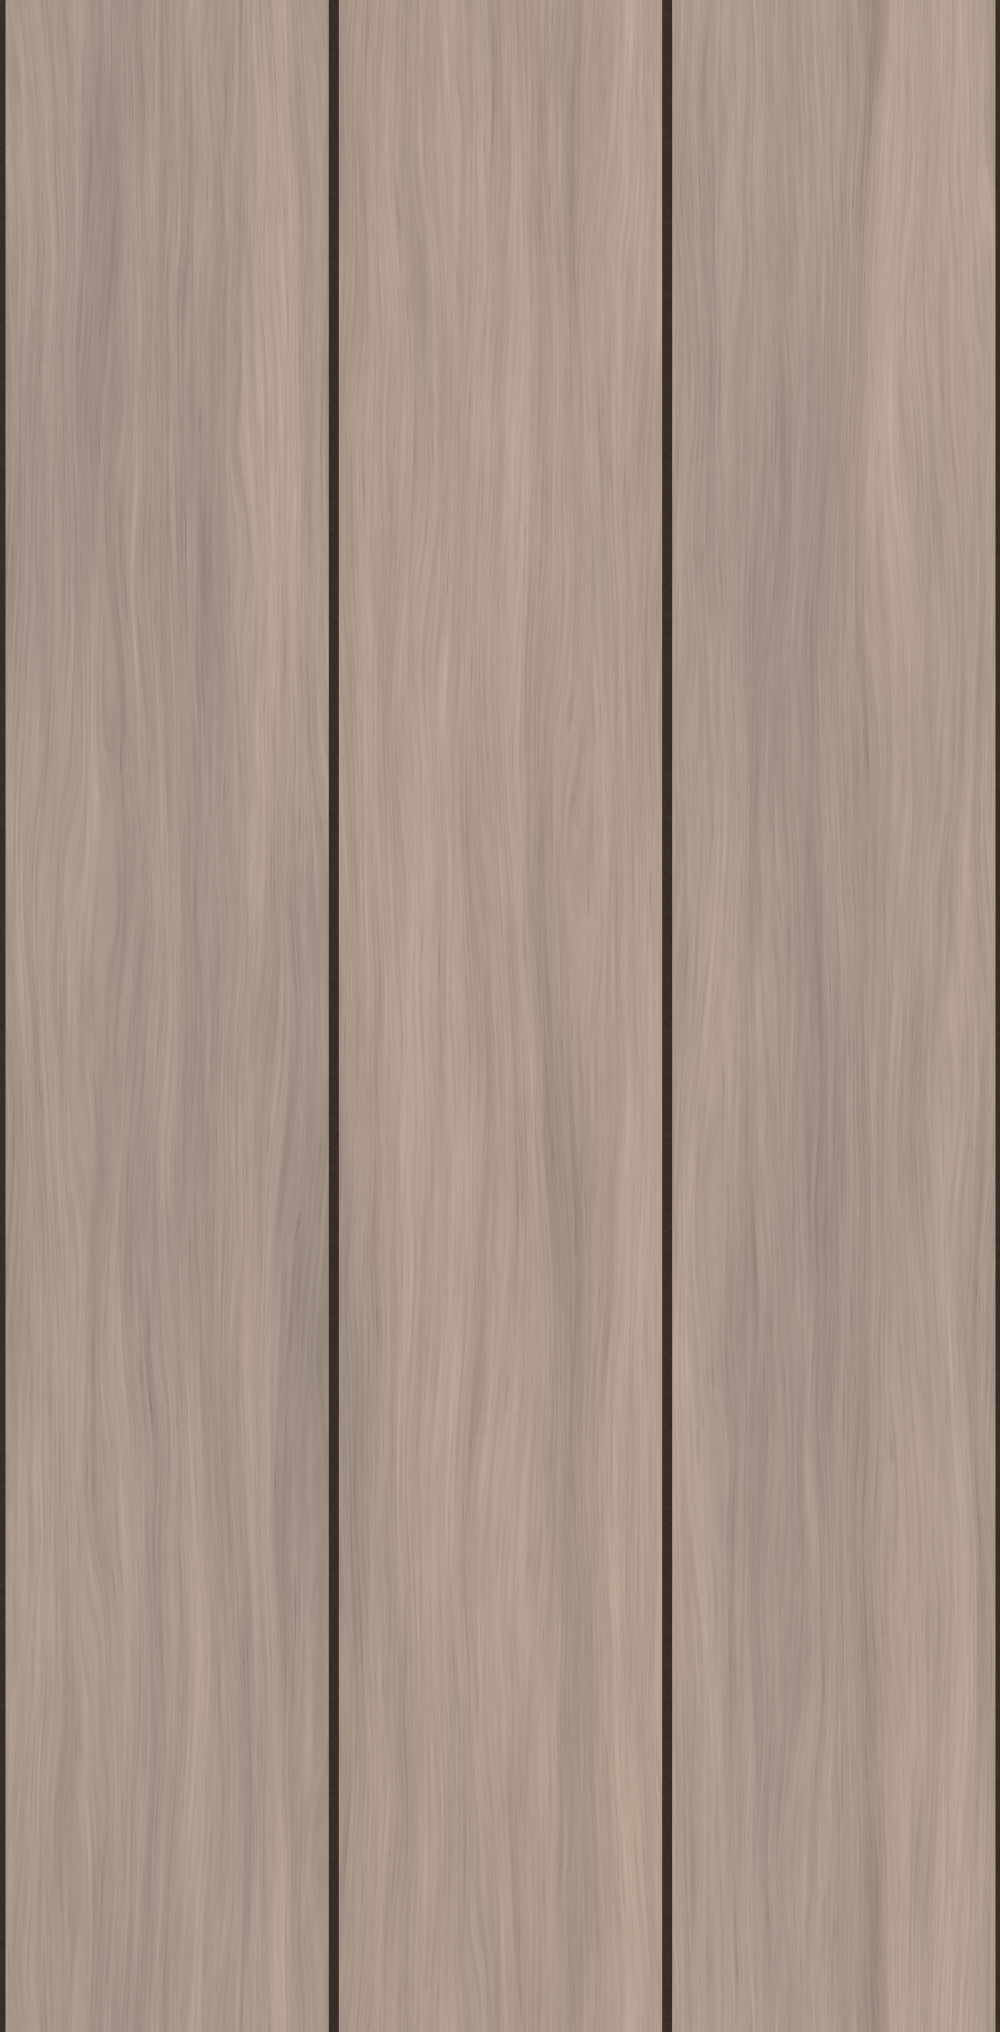

Python code for this plot:
import json
from pathlib import Path

import numpy as np
from PIL import Image
from scipy.ndimage import gaussian_filter, map_coordinates


ROOT = Path(__file__).resolve().parent
W, H = 1000, 2032
WIDTH_MM, HEIGHT_MM = 300.0, 609.6
rng = np.random.default_rng(31827)
y, x = np.mgrid[:H, :W].astype(float)


def noise(sx, sy):
    field = gaussian_filter(rng.standard_normal((H, W)), (sy, sx), mode='wrap')
    return field / max(field.std(), 1e-8)


# All stochastic fields use periodic boundaries, including the grain warp.
warp = 6.0 * noise(22, 150) + 1.4 * noise(7, 45)
coords = np.array([y, (x + warp) % W])


def grain(sx, sy):
    return map_coordinates(noise(sx, sy), coords, order=1, mode='grid-wrap')


broad = grain(18, 210)
ribbons = grain(4.8, 150)
fibers = grain(0.65, 32)
fine = grain(0.35, 5)
pores = np.clip(-grain(0.48, 13) - 1.05, 0, 2.8)
pores *= np.clip(noise(5, 25) * 0.3 + 0.65, 0.1, 1)
variation = 3.2 * broad + 3.4 * ribbons + 3.4 * fibers + 1.1 * fine - 7.5 * pores
variation += 0.5 * noise(0.3, 0.5)

# The main listing's unobstructed face regions cluster around RGB 171,153,140.
face_color = np.array([171.0, 153.0, 140.0])
slat = np.floor((x * WIDTH_MM / W) / 100.0).astype(int)
slat_tones = np.array([[-1.8, -1.3, -0.7], [2.0, 1.3, 0.7], [-0.2, 0.0, 0.3]])
wood = face_color + slat_tones[slat] + variation[..., None] * np.array([1.0, 0.96, 0.88])
wood += broad[..., None] * np.array([0.4, 0.0, -0.35])

x_mm = x * WIDTH_MM / W
reveal_distance = np.minimum(x_mm % 100, 100 - x_mm % 100)
coverage = np.clip((1.5 - reveal_distance) / (WIDTH_MM / W) + 0.5, 0, 1)
felt_noise = 1.6 * noise(0.55, 0.55) + 0.8 * noise(2.2, 2.2)
felt = np.array([57.0, 46.0, 39.0]) + felt_noise[..., None]
color = wood * (1 - coverage[..., None]) + felt * coverage[..., None]

# Absolute millimeters: the V apex leaves a continuous 7.5 mm backbone.
height = 9.0 - np.maximum(1.5 - reveal_distance, 0)
wood_relief = 0.007 * fibers + 0.003 * fine - 0.011 * pores
height += wood_relief * (1 - coverage) + 0.003 * felt_noise * coverage

dx = (np.roll(height, -1, axis=1) - np.roll(height, 1, axis=1)) / (2 * WIDTH_MM / W)
dy = (np.roll(height, -1, axis=0) - np.roll(height, 1, axis=0)) / (2 * HEIGHT_MM / H)
normal = np.stack([-dx, dy, np.ones_like(height)], axis=-1)
normal /= np.linalg.norm(normal, axis=-1, keepdims=True)
normal_rgb = np.round((normal * 0.5 + 0.5) * 255).clip(0, 255).astype('uint8')
color_rgb = np.round(color).clip(0, 255).astype('uint8')
Image.fromarray(color_rgb).save(ROOT / 'texture.png')
Image.fromarray(normal_rgb).save(ROOT / 'normal.png')

metadata = {
    'repeatWidthIn': WIDTH_MM / 25.4,
    'repeatHeightIn': HEIGHT_MM / 25.4,
    'depthIn': 9.0 / 25.4,
    'note': 'Manufacturer spec sheet overrides photo estimates: three 97 mm (3.819 in) walnut faces on 100 mm (3.937 in) pitches per 300 mm panel, with 3 mm (0.118 in) wide, 90-degree V reveals cut 1.5 mm into 9 mm brown felt; half-reveals at panel edges form identical joints, and the tile is one panel wide by 24 in tall, with taupe walnut grain and brown felt colors taken from the main listing photo. The 3000 mm (118.11 in) panel is shorter than a full 10 ft wall, and the manufacturer states Wide cannot wrap a column: column texturing is a visualization only, not a supported installation.'
}
(ROOT / 'texture.json').write_text(json.dumps(metadata, indent=2) + '\n')

light = np.array([-0.5, 0.65, 0.75])
light /= np.linalg.norm(light)
lighting = 0.28 + 0.72 * np.maximum(normal @ light, 0)
shaded = np.round(color_rgb * lighting[..., None]).clip(0, 255).astype('uint8')
preview = Image.new('RGB', (1536, 1560), '#eeeeee')
for image, left in [(color_rgb, 0), (shaded, 768)]:
    tiled = Image.fromarray(np.tile(image, (3, 3, 1)))
    tiled.thumbnail((768, 1560), Image.Resampling.LANCZOS)
    preview.paste(tiled, (left, 0))
preview.save(ROOT / 'preview.png')
print(f'Created {W} x {H} maps; repeat {WIDTH_MM / 25.4:.6f} x {HEIGHT_MM / 25.4:g} inches.')
print('Preview: 3 x 3 albedo at left; 3 x 3 upper-left-lit normal shading at right.')
print('Face RGB mean:', color_rgb[coverage == 0].mean(axis=0).round(1))
print('Wrap steps (mean RGB):', np.abs(color_rgb[:, 0].astype(float) - color_rgb[:, -1]).mean().round(2), np.abs(color_rgb[0].astype(float) - color_rgb[-1]).mean().round(2))
